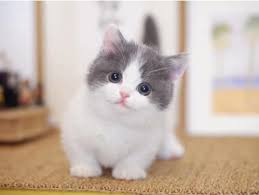
#> input picture cat.jpg, 259 x 195 px
$ python main.py
#> lines starting #> are read from the running program, lines starting #| are printed output that depends on the picture
### core/nets.py
import time
from collections import OrderedDict

import numpy as np

from core.factory import OpFactory
from core.parse import ParsePb
from core.parse_utils import Para


class Net:

    def __init__(self, input, model_path, input_shape, input_node, output_node):
        self.input = input
        self.model_path = model_path
        self.input_shape = input_shape
        self.input_node = input_node
        self.output_node = output_node
        self.layers_dict = Para.layers_dict
        self.feature_maps = OrderedDict()

    def forward(self):
        self.input = np.resize(self.input, self.input_shape)
        t = time.time()
        sorted_nets = self.topological_sort()
        # print("sorted_nets: ", sorted_nets)
        print("sorted_nets cost : ", (time.time() - t) * 1000)

        y = self.input
        self.feature_maps[self.input_node] = y

        for idx, name in sorted_nets.items():
            op_factor = OpFactory(self.layers_dict[name]["op"])
            _op = op_factor._create_op(name, self.layers_dict)
            # single input
            t1 = time.time()
            inputs = []
            for _input in self.layers_dict[name]["input"]:
                if _input == self.input_node:
                    inputs.append(self.feature_maps[_input])
                else:
                    if ("/read" not in _input) and (self.layers_dict[_input]["op"] not in "Const"):
                        print("-===: ", _input)
                        inputs.append(self.feature_maps[_input])

            y = _op.forward(*inputs)
            self.feature_maps[name] = y

            t2 = time.time()
            print("{} cost {} ms.".format(name, (t2 - t1) * 1000))
        return y

    def topological_sort(self):
        t = time.time()

        nets = ParsePb(self.model_path)._parse()

        print("nets parse cost: ", (time.time() - t) * 1000)
        t = time.time()

        node_num = len(nets)
        indegree = {i: 0 for i in range(node_num)}
        adj = {i: [] for i in range(node_num)}
        name2idx = {v: int(k) for k, v in nets.items()}
        for i in range(node_num):
            _inputs = self.layers_dict[nets[i]]["input"]
            for j in range(len(_inputs)):
                if _inputs[j] == self.input_node:
                    continue
                else:
                    if (self.layers_dict[_inputs[j]]["op"] == "Identity" and "/read" in _inputs[j]) or \
                            self.layers_dict[_inputs[j]]["op"] == "Const":
                        continue
                    else:
                        indegree[i] = indegree[i] + 1
                        adj[name2idx[_inputs[j]]].append(i)

        res = OrderedDict()
        # indegree == 0
        indegree_eq_0 = [i for i in range(node_num) if indegree[i] == 0]
        count = 0  # 计数，记录当前已经输出的顶点数

        while indegree_eq_0:
            v = indegree_eq_0.pop(0)  # 从队列中取出一个顶点
            res[v] = nets[v]
            count = count + 1

            # 将所有v指向的顶点的入度减1，并将入度减为0的顶点入栈
            for top in adj[v]:
                if indegree[top] > 0:
                    indegree[top] = indegree[top] - 1

                if indegree[top] == 0:
                    indegree_eq_0.append(top)  # 若入度为0，则入栈

        print("topological_sort cost: ", (time.time() - t) * 1000)

        if count < node_num:
            # return False  # 没有输出全部顶点，有向图中有回路
            return None
        else:
            return res  # 拓扑排序成功

### main.py
import cv2
import numpy as np
import time

from core.nets import Net

cat = cv2.imread('cat.jpg')
#> cat is the input picture: shape (195, 259, 3); mean B, G, R 169.8, 181.5, 197.6
cat = cv2.resize(cat, (224, 224))
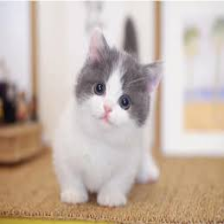
#> cat: shape (224, 224, 3); mean B, G, R 169.7, 181.4, 197.4

cat = np.expand_dims(cat, 0)
print(cat.shape)
#| (1, 224, 224, 3)

t1 = time.time()
model_filename = "./models/resnet50_fp32_pretrained_model.pb"

nets = Net(cat, model_filename,(1, 224, 224, 3), 'input', "test")

#> (the run stopped early here; a loop or call above may not have finished)
